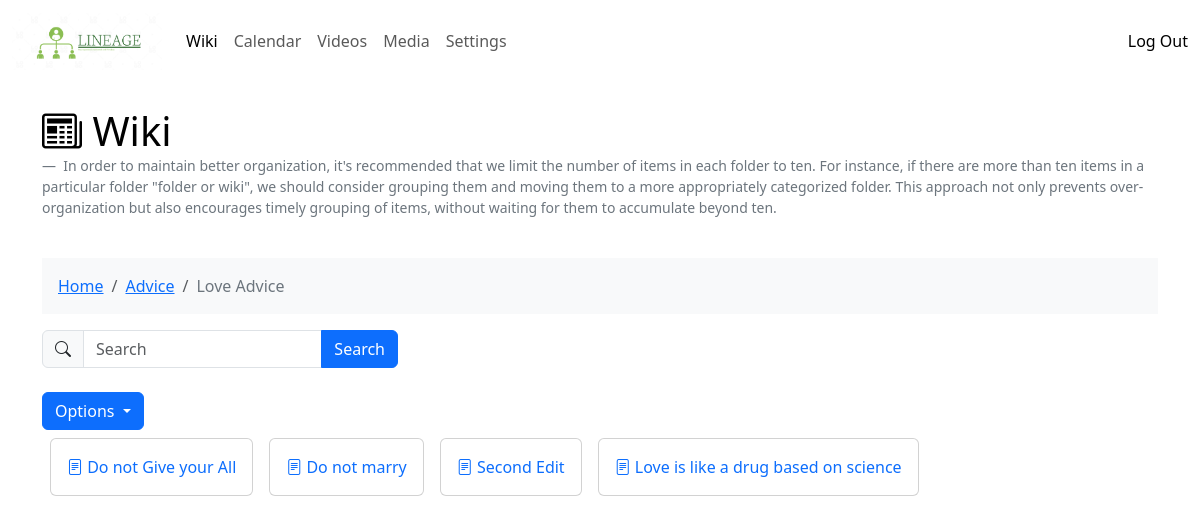
Page /wiki/folder/3/ (signed in) on the committed database.
### wiki/models.py (models this page shows, shortened)
class WikiFolder(models.Model):
    name = models.CharField(unique=True, max_length=255)
    folder_id = models.IntegerField()
    created_by = models.IntegerField()
    created_at = models.DateTimeField(auto_now_add=True)
    updated_by = models.IntegerField()
    updated_at = models.DateTimeField(auto_now_add=True)
    deleted_at = models.DateTimeField(null=True, blank=True)

class WikiContent(models.Model):
    title = models.CharField(unique=True, max_length=255)
    content = models.TextField()
    folder = models.ForeignKey(WikiFolder, on_delete=models.CASCADE, null=True)
    is_updating = models.BooleanField(default=False)
    created_by = models.IntegerField()
    created_at = models.DateTimeField(auto_now_add=True)
    updated_by = models.IntegerField()
    updated_at = models.DateTimeField(auto_now_add=True)
    deleted_at = models.DateTimeField(null=True, blank=True)

### wiki/views.py (the view)
# urls.py: path('folder/<int:folder_id>/', views.wiki_folder, name='wiki folder'),
@login_required(login_url='/')
def wiki_folder(request, folder_id):
    if folder_id == 0:
        return HttpResponseRedirect(reverse('wiki home'))
    wiki_folders = WikiFolder.objects.filter(folder_id = folder_id)
    wikis = WikiContent.objects.filter(folder_id = folder_id)
    trail = {};
    loop_folder_id = folder_id
    while True:
        folder =  WikiFolder.objects.get(id=loop_folder_id)
        loop_folder_id = folder.folder_id
        trail[folder.id] = folder.name
        if folder.folder_id == 0:
            break
    context = {
        'wiki_folders': wiki_folders,
        'wikis': wikis,
        'folder_id': folder_id,
        'trail': trail,
    }
    return render(request, 'wiki/wiki_home.html', context)

### wiki/templates/wiki/wiki_home.html (shortened to what this page needs)
{% extends "base.html" %}
{% block content %}
    {% load static %}
    <link rel="stylesheet" href="{% static 'wiki/style.css' %}">
    <h1>
        <a class="header-link" href="{% url 'wiki home' %}">
            <i class="bi bi-newspaper"></i>
            Wiki
        </a>
    </h1>
    <p>
        <figcaption class="blockquote-footer">
            In order to maintain better organization, it's recommended that we limit the number of items in each folder to ten. For instance, if there are more than ten items in a particular folder "folder or wiki", we should consider grouping them and moving them to a more appropriately categorized folder. This approach not only prevents over-organization but also encourages timely grouping of items, without waiting for them to accumulate beyond ten.
        </figcaption>
    </p>
    <nav aria-label="breadcrumb">
        <ol class="breadcrumb text-bg-light p-3">
            <li class="breadcrumb-item">
                {% if trail|length == 0 %}
                    <span class="text-secondary">Home</span>
                {% else %}
                    <a href="{% url 'wiki home' %}">Home</a>
                {% endif %}
            </li>
            {% for key,value in trail.items reversed %}
                <li class="breadcrumb-item">
                    {% if forloop.last %}
                        <span class="text-secondary">{{value }}</span>
                    {% else %}
                        <a href="{% url 'wiki folder' key %}">
                            {{value }}
                        </a>
                    {% endif %}
                </li>
            {% endfor %}
        </ol>
    </nav>
    <div class="row">
        <div class="col-md-4">
            <form action="{% url 'wiki search' %}" method="get">
                <div class="input-group">
                    <span class="input-group-text">
                        <i class="bi bi-search"></i>
                    </span>
                    <input type="text" class="form-control" name="search" placeholder="Search" aria-label="Search">
                    <button type="submit" class="btn btn-primary">Search</button>
                </div>
            </form>
        </div>
      <div class="col-md-8"></div>
    </div>
    <br/>
    <div class="dropdown">
        <button type="button" class="btn btn-primary dropdown-toggle" data-bs-toggle="dropdown" aria-expanded="false">
            Options
        </button>
    </div>
    {% for wiki in wikis %}
        <div class="card float-md-start m-2">
            <div class="card-body">
                <a href="{% url 'wiki page' wiki.id %}" class="text-decoration-none">
                    <i class="bi bi-file-text"></i>
                    {{ wiki.title }}
                </a>
            </div>
        </div>
    {% endfor %}
{% endblock %}

### wiki/static/wiki/style.css (style rules this page uses)
.header-link { color: black; text-decoration: none; }

### rows in the picture
WikiFolder: reversed "Advice"
WikiFolder: reversed "Love Advice"
WikiContent: title "Do not Give your All"
WikiContent: title "Do not marry"
WikiContent: title "Second Edit"
WikiContent: title "Love is like a drug based on science"
